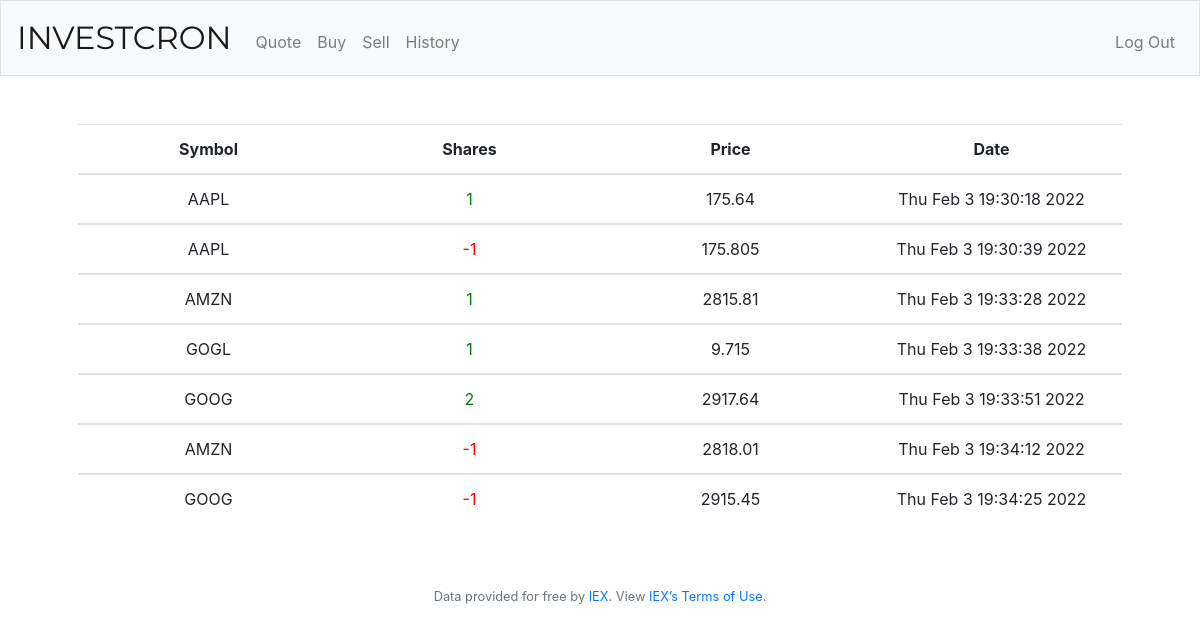
Screenshot of /history (signed in) with the database file from the repository.
### tables this page shows
CREATE TABLE history (id INTEGER PRIMARY KEY, username TEXT NOT NULL, symbol TEXT, price FLOAT, shares INTEGER, date DATETIME);

### app.py (the view)
@app.route("/history")
@login_required
def history():
    users_name = db.execute("SELECT username FROM users WHERE id = ?", session["user_id"])
    user_history = db.execute("SELECT symbol, shares, price, date FROM history WHERE username = ?", users_name[0]['username'])
    return render_template('transactions.html', user_history=user_history)

### app.py (called while the page is built)
@app.after_request
def after_request(response):
    response.headers["Cache-Control"] = "no-cache, no-store, must-revalidate"
    response.headers["Expires"] = 0
    response.headers["Pragma"] = "no-cache"
    return response

### helpers.py (called while the page is built)
def login_required(f):
    @wraps(f)
    def decorated_function(*args, **kwargs):
        if session.get("user_id") is None:
            return redirect("/login")
        return f(*args, **kwargs)
    return decorated_function

### templates/transactions.html (shortened to what this page needs)
{% extends "layout.html" %}
{% block main %}
{% if user_history %}
<div style="display:flex;">
    <table class="table tablestriped" >
        <thead>
            <tr>
                <th>Symbol</th>
            </tr>
        </thead>
        {% for symbol in user_history %}
        <tbody>
            <td>{{ symbol['symbol'] }}</td>
        </tbody>
        {% endfor %}
    </table>
    <table class="table tablestriped" >
        <thead>
            <tr>
                <th>Shares</th>
            </tr>
        </thead>
        {% for shares in user_history %}
        <tbody>
            {% if shares['shares'] > 0 %}
              <td style="color: green;">{{ shares['shares'] }}</td>
            {% else %}
              <td style="color: red;">{{ shares['shares'] }}</td>
            {% endif %}
        </tbody>
        {% endfor %}
    </table>
    <table class="table tablestriped" >
        <thead>
            <tr>
                <th>Price</th>
            </tr>
        </thead>
        {% for price in user_history %}
        <tbody>
            <td>{{ price['price'] }}</td>
        </tbody>
        {% endfor %}
    </table>
    <table class="table tablestriped" >
        <thead>
            <tr>
                <th>Date</th>
            </tr>
        </thead>
        {% for date in user_history %}
        <tbody>
            <td>{{ date['date'] }}</td>
        </tbody>
        {% endfor %}
    </table>
    </div>
    {% else %}
    <p>There is nothing to show here.</p>
    <br> <br>
    <a id="buy" href="/buy">Start buying stocks</a>
    {% endif %}
{% endblock %}

### templates/layout.html (shortened to what this page needs)
<!DOCTYPE html>
<html lang="en">
    <head>
        <link rel="stylesheet" href="https://cdn.jsdelivr.net/npm/bootstrap@4.5.3/dist/css/bootstrap.min.css">
        <link href="/static/styles.css" rel="stylesheet">
    </head>
    <body>
        <nav class="navbar navbar-expand-md navbar-light bg-light border">
            <a class="navbar-brand" href="/" id="logo">INVESTCRON</a>
            <div class="collapse navbar-collapse" id="navbar">
                {% if session.user_id %}
                    <ul class="navbar-nav mr-auto mt-2">
                        <li class="nav-item"><a class="nav-link" href="/quote">Quote</a></li>
                        <li class="nav-item"><a class="nav-link" href="/buy">Buy</a></li>
                        <li class="nav-item"><a class="nav-link" href="/sell">Sell</a></li>
                        <li class="nav-item"><a class="nav-link" href="/history">History</a></li>
                    </ul>
                    <ul class="navbar-nav ml-auto mt-2">
                        <li class="nav-item"><a class="nav-link" href="/logout">Log Out</a></li>
                    </ul>
                {% else %}
                    <ul class="navbar-nav ml-auto mt-2">
                        <li class="nav-item"><a class="nav-link" href="/register">Register</a></li>
                        <li class="nav-item"><a class="nav-link" href="/login">Log In</a></li>
                    </ul>
                {% endif %}
            </div>
        </nav>
        <main class="container p-5">
            {% block main %}{% endblock %}
        </main>
        <footer class="small text-center text-muted">
            Data provided for free by <a href="https://iextrading.com/developer">IEX</a>. View <a href="https://iextrading.com/api-exhibit-a/">IEX’s Terms of Use</a>.
        </footer>
    </body>
</html>

### static/styles.css (style rules this page uses)
nav .navbar-brand { font-size: xx-large; }
main { overflow-x: auto; text-align: center; }
#logo { font-family: 'Montserrat', sans-serif; }

### rows the page displays
history: symbol "AAPL", shares "1", price "175.64", date "Thu Feb 3 19:30:18 2022"
history: symbol "AAPL", shares "-1", price "175.805", date "Thu Feb 3 19:30:39 2022"
history: symbol "AMZN", shares "1", price "2815.81", date "Thu Feb 3 19:33:28 2022"
history: symbol "GOGL", shares "1", price "9.715", date "Thu Feb 3 19:33:38 2022"
history: symbol "GOOG", shares "2", price "2917.64", date "Thu Feb 3 19:33:51 2022"
history: symbol "AMZN", shares "-1", price "2818.01", date "Thu Feb 3 19:34:12 2022"
history: symbol "GOOG", shares "-1", price "2915.45", date "Thu Feb 3 19:34:25 2022"
